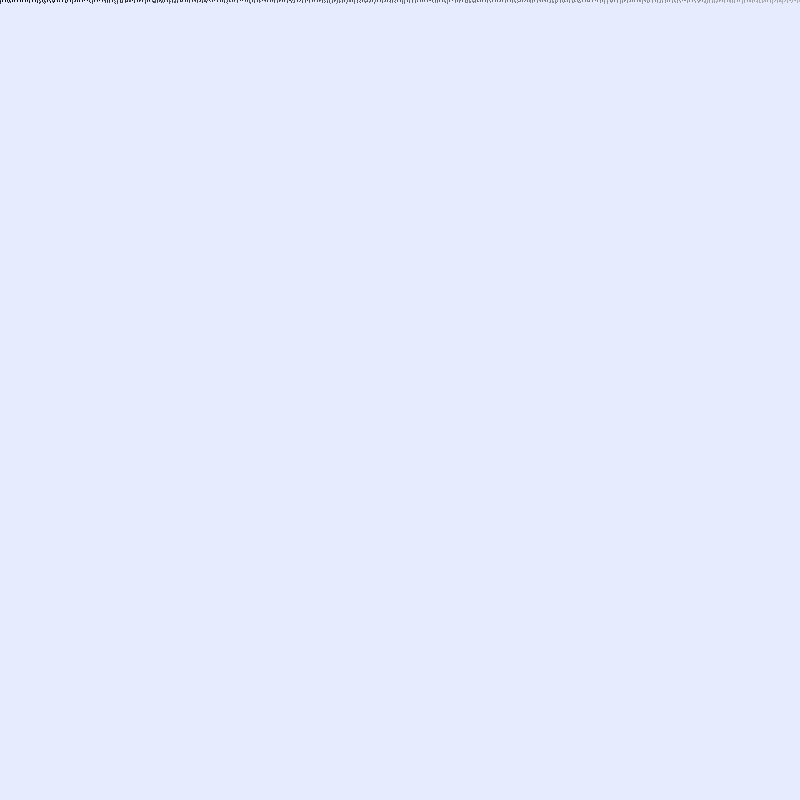
Frame 1 (no input)
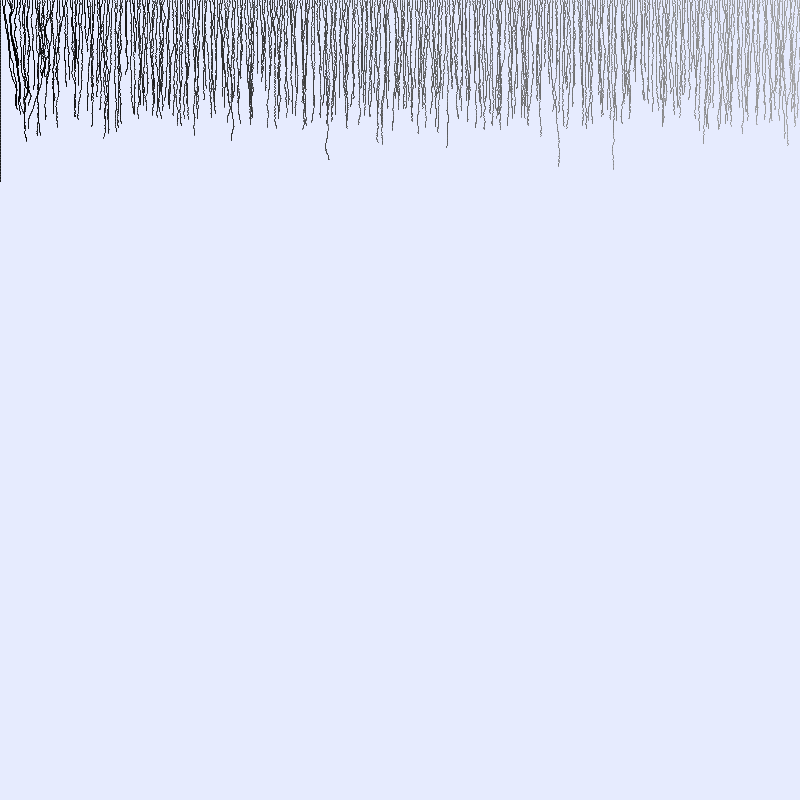
Frame 60 (the mouse pressed at the canvas centre just before this capture)
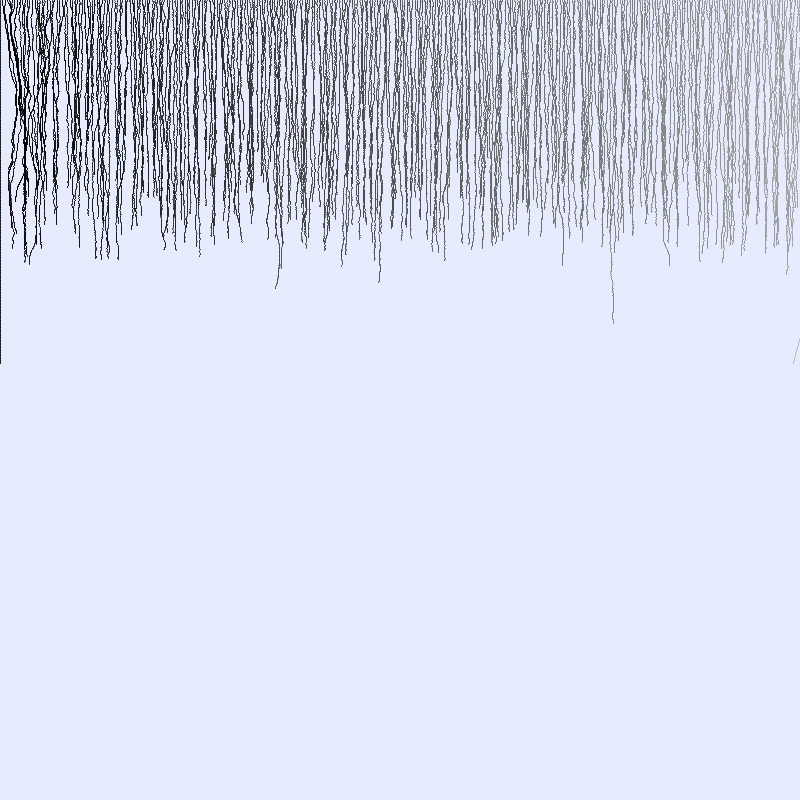
Frame 120 (the mouse held since frame 60 and released just before this capture)

The Processing sketch that drew these frames (run headless with seeded random() and noise(); from frame 60 on, the mouse is pressed at the canvas centre):

// Processing sketch: processing_47013
// ── processing_47013.pde

int s=1100;
PVector[]v=new PVector[s];


void setup(){
  size(800,800);
background(230,235,254);
  smooth();
  
}
void draw(){
  // .do: Copy & Paste !!
  for(int a=0;a<s;a++){
    // ASDASDASDASDASDASDASDASDASD
  if(v[a]==null)v[a]=new PVector(a*2.5,0);
  float g=noise(v[a].x*.04,v[a].y*.01)*109*sin(a);
  stroke(a/2);
  point(v[a].x+=noise(g)*.5*sin(a*g),v[a].y+=noise(g));
  
  }
    for(int a=0;a<s;a++){
    // ASDASDASDASDASDASDASDASDASD
  if(v[a]==null)v[a]=new PVector(a*2.5,0);
  float g=noise(v[a].x*.04,v[a].y*.01)*109*sin(a);
  stroke(a/2);
  point(v[a].x+=noise(g)*.5*sin(a*g),v[a].y+=noise(g));
  
  }
    for(int a=0;a<s;a++){
    // ASDASDASDASDASDASDASDASDASD
  if(v[a]==null)v[a]=new PVector(a*2.5,0);
  float g=noise(v[a].x*.04,v[a].y*.01)*109*sin(a);
  stroke(a/2);
  point(v[a].x+=noise(g)*.5*sin(a*g),v[a].y+=noise(g));
  
  }
    for(int a=0;a<s;a++){
    // ASDASDASDASDASDASDASDASDASD
  if(v[a]==null)v[a]=new PVector(a*2.5,0);
  float g=noise(v[a].x*.04,v[a].y*.01)*109*sin(a);
  stroke(a/2);
  point(v[a].x+=noise(g)*.5*sin(a*g),v[a].y+=noise(g));
  
  }
    for(int a=0;a<s;a++){
    // ASDASDASDASDASDASDASDASDASD
  if(v[a]==null)v[a]=new PVector(a*2.5,0);
  float g=noise(v[a].x*.04,v[a].y*.01)*109*sin(a);
  stroke(a/2);
  point(v[a].x+=noise(g)*.5*sin(a*g),v[a].y+=noise(g));
  
  }

  
 

  

  
  

}
